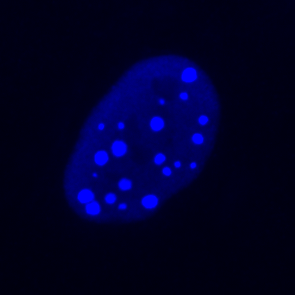
%> input picture ForTest/Example1.tif, 295 x 295 px; its folder holds only this picture in this run
$ octave RUN.m   (GNU Octave 9; MATLAB toolbox functions it lacks are replaced by stand-ins)
%> lines starting %> are read from the running program, lines starting %| are printed output that depends on the picture; in (x1, y1, x2, y2) boxes, pixels count from 0 and x2, y2 are one past the last pixel; in counts of white or black regions, pixels touching at a corner belong together; the program's own positions count from 1
### New_DLSFE.m
% Detect the ellipses that ajust the RC.
% INPUT:
%      NewImage: Gray image with the channel that marks the RC.
%      minimal_intensitive: Threshold computed fot this image.
% OUTPUT:
%      ellipse: Array of n rows in which each row contain the coefficients
%      of one ellipse in the form (A,B,CX,CY,Theta).
%-----------------
% Author: Yasel Garcés Suárez (88yasel@gmail.com)
%---------------------------------------------------------------------------------------------

function ellipse=New_DLSFE(NewImage,minimal_intensitive)

% Thresholding the image "NewImage"
In=NewImage>=minimal_intensitive;
% Convert the image to 8 bits. This step no is necessary, just we do for convenience to work
% with gray values in [0,255].
BW=NewImage.*uint8(In);
%.----------------------------

% Compute the connected components:
[Bo, ~]= bwboundaries(BW,8,'noholes');

% Delete the arcs with a number of points less than 5. This step not is necessary but
% if the arcs not have much information the algorithm DLSFE can generate numeric errors.
[Bo,~]=eliminate_arcs(Bo,5);

ellipse=[];
% For each arc adjust a ellipse with the algorithm DLSFE.
for i=1:length(Bo)
    CA=Bo{i};
    v = fit_ellipse_LSFE(CA(:,1), CA(:,2));
    if isempty(v)
        continue
    else
        ellipse(end+1,:)=v;
    end
end

### eliminate_arcs.m
% This function erase the arcs that contain less number of points than a value fixed.
% INPUT:
%       Bo: cell array that contains all the arcs.
%       num_point: minimal number of points (scalar value)
% OUTPUT:--------
%        Bo: New cell array with the arcs that have more elements than
%        num_points.
%-----------------
% Author: Yasel Garcés Suárez (88yasel@gmail.com)
%---------------------------------------------------------------------------------------------

function [Bo1,index_arc]=eliminate_arcs(Bo, num_point)

% Declarate the variables (empty)
Bo1=[];
index_arc=[];

% Filter all the arcs and if a arcs have more points than "num_point" save
% the arcs.
for t=1:length(Bo)
    if length(Bo{t})>=num_point
        Bo1{end+1}=Bo{t};
        index_arc(end+1)=length(Bo{t});
    end
end

### fit_ellipse_LSFE.m
% It adjust a ellipse to points in R2 using the algorithm Direct Least Square Fitting Ellipse (DLSFE).
% The algorithm was described here:
% R. Halir and J. Flusser. Numerically stable direct least-squares fitting of ellipses. In Sixth International Conference of Computer Graphics and Visualization, 1998.
% INPUT:
%     x,y: data points
% OUTPUT:
%     v: implicit form of the ellipse (a,b,cx,cy,theta).

function v = fit_ellipse_LSFE(x,y)

% Quadratic part of the design matrix
D1 = [x .^ 2, x .* y, y .^ 2];
% Linear part of the design matrix
D2 = [x, y, ones(size(x))];
% Quadratic part of the scatter matrix
S1 = D1' * D1;
% Combined part of the scatter matrix
S2 = D1' * D2;
% Linear part of the scatter matrix
S3 = D2' * D2;

if det(S3)==0
    v=[];
    return
end
% For getting a2 from a1
T = - inv(S3) * S2';
% Reduced scatter matrix
M = S1 + S2 * T;

% Premultiply by inverse matrix of C1
M = [M(3, :) ./ 2; - M(2, :); M(1, :) ./ 2];
% Solve eigensystem
[evec, ~] = eig(M);
% Evaluate a'Ca (here a' denote the transpose of a)
cond = 4 * evec(1, :) .* evec(3, :) - evec(2, :) .^ 2;
% Eigenvector for min. pos. eigenvalue
a1 = evec(:, cond > 0);
% Ellipse coefficients
coef = [a1; T * a1];

%% Transform the conic for the general form to the implicit form.
% All the coefficients have to be reals.
if ~isreal(coef) || isempty(coef)
    v=[];
    return
end

% Coefficients of the general form of the ellipse
A=coef(1); C=coef(3); B=coef(2);
D=coef(4); E=coef(5); F=coef(6);

% If exist the term xy (rectangle term) we rotate the coordinates axes.
if B~=0
    if A==C
        theta=pi/4;
    else
        % Conic orientation
        theta = atan2(B,A-C)/2 - sign(B)*pi/2;
    end
    % Obtain the scale parameter of the ellipse.
    ct = cos(theta);
    st = sin(theta);

    a = A*ct*ct + B*ct*st + C*st*st;
    c = A*st*st - B*ct*st + C*ct*ct;
    d = D*ct + E*st;
    e = -D*st + E*ct;
    f = F;
else
    % If don't exist the term "xy", the rotation not is necessary.
    a=A; c=C; d=D; e=E; f=F;
    theta=pi/2;
    ct = cos(theta);
    st = sin(theta);
end

% Estimate the coefficients of the implicit form of the ellipse.
T=((d^2)/(4*a)) + ((e^2)/(4*c)) - f;

ax = (-d/(2*a))*ct + (e/(2*c))*st;
by = (-d/(2*a))*st - (e/(2*c))*ct;
a=sqrt(T/a);
b=sqrt(T/c);

v=[a,b,ax,by,theta];


if v(2) > v(1),
    v = [b, a, v(3:4), v(end)+(pi/2)];
end

### elipse_data.m
% Compute the area, perimeter and eccentricity of n ellipses.
% INPUT:
%      ellipse: array Nx5 (set of n ellipses in the form [a b cx cy theta])
% OUTPUT:
%      Area, Perimeter and Eccentricity of the ellipses.
%-----------------
% Author: Yasel Garcés Suárez (88yasel@gmail.com)
%---------------------------------------------------------------------------------------------
function [Area,Perimeter,Eccentricity]=elipse_data(ellipse)

% Compute the area
Area=pi.*ellipse(:,1).*ellipse(:,2);
% Compute the perimeter
Perimeter=pi.*((3.*(ellipse(:,1)+ellipse(:,2))) - ...
    (sqrt((3.*ellipse(:,1)+ellipse(:,2)).*(ellipse(:,1)...
    +3.*ellipse(:,2)))));
% Compute the eccentricity
Eccentricity=sqrt(1-((ellipse(:,2).^2)./(ellipse(:,1).^2)));

### intesitive_ellipse.m
% Estimate the intensity of the area delimited by the ellipses in a image.
% INPUT:
%     I: Image in gray scale.
%     ellipse: a set of ellipses (matrix of Nx5).
% OUTPUT:
%      integral: Vector with the sum of all pixel intensity. Each element of the vector
%                represent an ellipse.
%     integralN: Vector with the sum of all pixel intensity divided by the number
%                of pixels inside the ellipse.
%       N_pixel: Vector with the numbers of pixels inside each ellipse.
%-----------------
% Author: Yasel Garcés Suárez (88yasel@gmail.com)
%---------------------------------------------------------------------------------------------

function [integral,integralN,N_pixel]=intesitive_ellipse(I,ellipse)

% Take the ubication of every pixel in the image
pixel=[];
colum=size(I,2);
for i=1:size(I,1)
    pixel=[pixel; [repmat(i,colum,1) (1:colum)']];
end

% Evaluate all pixels in each ellipse
for i=1:size(ellipse,1)
    % Extract the parameters of the ellipse
    a =ellipse(i,1);  b=ellipse(i,2);
    cx=ellipse(i,3); cy=ellipse(i,4);
    % Evaluate the coordinates of all pixels in the conic.
    t=(((pixel(:,1)-cx).^2)./(a^2)) + (((pixel(:,2)-cy).^2)./(b^2));

    % Find the points that are inside of the ellipse
    indica=t<1;
    impor_pixel=pixel(indica,:);

    % Take the pixels inside the conic in the image and compute the integral of
    % the intensity of those pixels.
    % Number of the pixels
    N_pixel(i)=sum(indica);
    % Intensity of the pixels inside the conic. This function return the information in
    % RGB format, the image are in gray scale, so, all three columns are the same.
    test=impixel(I,impor_pixel(:,1),impor_pixel(:,2));
    intensity=test(:,1);
    % Sum of all pixel intensity (integral intensity).
    integral(i)=sum(intensity);
    % Sum of the intensity divided by the number of pixels inside the ellipse.
    integralN(i)=integral(i)/N_pixel(i);
end

### draw_conic.m
% This function generate the points (and foci) of any conic (ellipse, parabola or hyperbola)
% INPUT:
% conica : Implicit form of the conic.
%   ellipse or hyperbola : [a b cx cy theta]
%   parabola : [p cx cy theta]
% w : Control parameter of the conic.
%     w < 1 : Elipse
%     w = 1 : Parabola
%     w > 1 : Hiperbola
% OUTPUT:
%     X,Y : Points of the conic.
%    Foci : Foci of the conic.

function [ X, Y, Foci ] = draw_conic( conica, w )

% Verify the parameters of the parabola
if w == 1 && size(conica, 2) ~= 4,
    error('The parabola input values are bad');
end
if w ~= 1 && size(conica, 2) ~= 5,
    error('The input values are bad');
end

if w == 1,
    p = conica(1);
    if p ~= 0,
        error('The parameter "p" of the parabola must be different to zero');
    end
end

% Verify the parameters of the ellipse and hyperbola
if w ~= 1,
    a = conica(1);
    b = conica(2);
    if a < 0 || b < 0,
        error('The parameters "a, b" of the ellipse or hyperbola must be higher of zero');
    end
end

% Extract the rotation angle of the conic
theta = conica(end);
% Extract the center of the conic
cx = conica(end-2);
cy = conica(end-1);

% Compute the sin and cos of the rotation angle.
se = sin(theta);
co = cos(theta);

% Transformation matrix
T = [co se; -se co];


if w < 1 % Ellipse case
    inc_x = -a: 0.1 :a;
    inc_y = sqrt( (b^2) * ( 1- ( inc_x./a ).^2) );

    inc_x = [inc_x inc_x(end:-1:1)];
    inc_y = [inc_y -inc_y(end:-1:1)];

elseif w > 1 % Hyperbola case
    inc_y = -(a+10): 0.1 :a+10;
    inc_x = sqrt( (a^2) * ( 1+ ( inc_y./b ).^2) );

elseif w == 1 % Parabola case
    inc_y = -(2*p+1): 0.1 :(2*p+1);
    inc_x = ( inc_y.^2 )./( 4*p );
    % Compute the foci of the parabola
    Foci = ([a 0]*T) + [cx cy];
end

% Rotation of the conic
x1 = inc_x.*co - inc_y.*se;
y1 = inc_x.*se + inc_y.*co;

% Translation of the conic
X = x1 + cx;
Y = y1 + cy;

if w == 1,
    return;
end
% Compute the foci for the ellipse or hyperbola.
if w < 1
    c = sqrt(a^2 - b^2);
elseif w > 1
    c = sqrt(a^2 + b^2);
end
Foci = [c 0; -c 0];
Foci = [Foci(1,:)*T + [cx cy]; Foci(2,:)*T + [cx cy]];

### RUN.m
% Principal scrip to read and process all images in one specifict hours
% post infection
% INPUT: Only it's necessary to specify the path for read all images.
% RESULTS: The results will be saved in a .csv file with a specific
%          structure.
%   Column 1: Number of the image
%   Column 2: Major semiaxis (A)
%   Column 3: Minor semiaxis (B)
%   Column 4 and 5: Center of the ellipse (cx,xy)
%   Column 6: Rotation angle of the ellipse.
%   Column 7: Area of the ellipse.
%   Column 8: Perimeter of the ellipse.
%   Column 9: Eccentricity  of the ellipse.
%   Column 10: Mean of the pixel intensitive inside the ellipse (normalize
%              integral)
%   Column 11: Sum of the pixels intensitive inside the ellipse (integral)
%   Column 12: Umbral intensity for the ellipses detection.
%   Column 13: Number of the ellipses detected.
%-----------------
% Author: Yasel Garcés Suárez (88yasel@gmail.com)
%---------------------------------------------------------------------------------------------

% CONTROL VARIABLES
% Path for the images
path = 'ForTest/';
% Type of the images
type='*.tif';
% Channel selection (red, green, blue)
channel='blue';

%---------------------------------------------------
% Read all the files in the directory
% Structu array with all the information about the files in "path".
files=dir(fullfile(path,type));
% Get only the names of the files.
files={files.name};
%---------------------------------------------------

% Declaration of the variables
Data=cell(length(files),1);
format shortg

% Load one by one image and do the processing
for i=1:length(files)
    % Read the image
    nameImg=files(i);
    image=imread(char(strcat(path,nameImg)));
%> image is the input picture: size 295x295x3 uint8; mean R, G, B 0, 0, 40.8

    % Channel selection
    if strcmp(channel,'blue')
        NewImage=image(:,:,3);
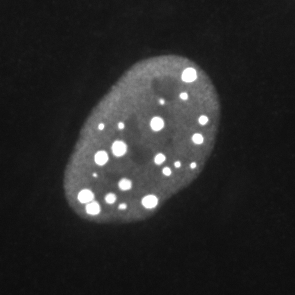
%> NewImage: size 295x295 uint8; min 13, max 255, mean 40.8
    elseif strcmp(channel,'green')
        NewImage=image(:,:,2);
    else
        NewImage=image(:,:,1);
    end

    % Compute the threshold
    media=min(mean(NewImage));
%> media = 17.92
    desviacion=max(std(double(NewImage)));
%> desviacion = 73.28
    MI=round(media+(2*desviacion));
%> MI = 164

    % Detection and adjusment of ellipses
    ellipse=New_DLSFE(NewImage,MI);
%> in New_DLSFE, `In=NewImage>=minimal_intensitive;`:
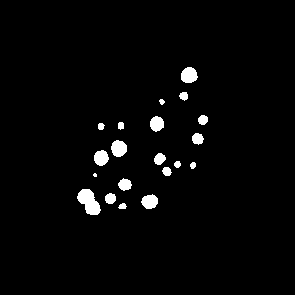
%> In: size 295x295 logical; 2.5% white; 20 white regions (1 under 20 px), largest, box (x1, y1, x2, y2) and area: (77, 189, 101, 215) 385, (181, 67, 198, 83) 213, (111, 140, 127, 157) 210
%> in New_DLSFE, `[Bo, ~]= bwboundaries(BW,8,'noholes');`: Bo = 20 boundaries; largest, box (x1, y1, x2, y2) and points: (77, 189, 101, 215) 71, (181, 67, 198, 83) 46, (111, 140, 127, 157) 45, (141, 194, 158, 209) 43, (94, 150, 109, 166) 42
%> the loop in eliminate_arcs, `for t=1:length(Bo)` made 20 passes
%> after the loop in eliminate_arcs, `for t=1:length(Bo)`: Bo1 = 20 items; index_arc = 20 values, max 71 at index 1, min 10 at index 2, mean 30.75
%> in New_DLSFE, `[Bo,~]=eliminate_arcs(Bo,5);`: Bo = 20 items
%> the loop in New_DLSFE, `for i=1:length(Bo)` made 20 passes
%> (S3 in fit_ellipse_LSFE, cond in fit_ellipse_LSFE, coef in fit_ellipse_LSFE, A in fit_ellipse_LSFE, C in fit_ellipse_LSFE, B in fit_ellipse_LSFE, D in fit_ellipse_LSFE, E in fit_ellipse_LSFE) on passes 1, 3: ([2925253 1291236 14399; 1291236 572996 6358; 14399 6358 71], [0.832 -1.58 -0.637], [0.433; -0.59; 0.681; -122.4; -2.56; 12439.1], 0.433, 0.681, -0.59, -122.4, -2.56), ([1053707 675486 6649; 675486 434559 4267; 6649 4267 42], [1.98 -1.67 -1.1], [-0.663; -0.0368; -0.747; 214; 158; -24962.3], -0.663, -0.747, -0.0368, 214, 158)
%> after the loop in New_DLSFE, `for i=1:length(Bo)`: ellipse = 20 rows, first 8: [14.67 7.63 202.3 89.45 0.586; 1.77 1.49 175.6 95.58 0.774; 7.41 6.94 158.5 101.8 2.94; 3.22 2.96 126.9 101.6 -0.149; 5.24 5.01 199.1 111 1.93; 7.95 7.54 149.1 119.5 0.223; 3.57 2.8 126.3 121.5 0.00968; 6.32 5.5 185.2 125.5 1.53]
    % If the algorithm dont find any ellipse continue with other image
    if isempty(ellipse)
        continue
    end
    % Compute the area, perimeter and eccentricity
    [Area,Perimeter,Eccentricity]=elipse_data(ellipse);
%> in elipse_data, `Area=pi.*ellipse(:,1).*ellipse(:,2);`: Area = 20 values, max 351.5 at index 1, min 8.28 at index 2, mean 96.48
%> in elipse_data, `Perimeter=pi.*((3.*(ellipse(:,1)+ellipse(:,2))) - (sqrt((3.*ellipse(:,..`: Perimeter = 20 values, max 71.81 at index 1, min 10.25 at index 2, mean 32.23
%> in elipse_data, `Eccentricity=sqrt(1-((ellipse(:,2).^2)./(ellipse(:,1).^2)));`: Eccentricity = 20 values, max 0.854 at index 1, min 0.291 at index 5, mean 0.474
    [integral integralN N_pixel]=intesitive_ellipse(NewImage,ellipse);
%> the loop in intesitive_ellipse, `for i=1:size(ellipse,1)` made 20 passes
%> (a, b, cx, cy) on passes 1, 3, 4, 5, 6, 7, 8, 9: (14.67, 7.63, 202.3, 89.45), (7.41, 6.94, 158.5, 101.8), (3.22, 2.96, 126.9, 101.6), (5.24, 5.01, 199.1, 111), (7.95, 7.54, 149.1, 119.5), (3.57, 2.8, 126.3, 121.5), (6.32, 5.5, 185.2, 125.5), (3.83, 2.54, 206.8, 123.2)

    % Take the number of the image
    % nameImg=char(nameImg);
    number=i;
    number=repmat(number,length(Area),1);

    % Save the results in a cell array
    Data{i}=[number, ellipse, Area, Perimeter, Eccentricity, ...
        integralN', integral', repmat(MI,1,length(Area))', ...
        repmat(length(Area),1,length(Area))'];

    % Plot the results
    figure
    imshow(image)
    hold on
    for j=1:size(ellipse,1)
        [X, Y, Foci] = draw_conic(ellipse(j,:), 0);
        plot(Y,X,'w','linewidth',2)
    end
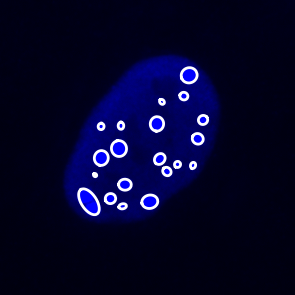
%> figure redrawn from the program's plot data
    % ----------------
end
% Store all data in only one dataset.
Data=cell2mat(Data);
% Save in a .csv
csvwrite('Test',Data);

$ run again, on ForTest/Example4.tif
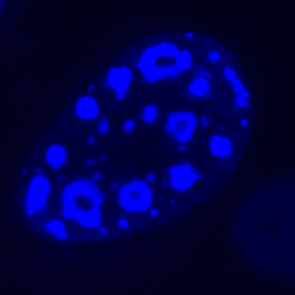
%> input picture ForTest/Example4.tif, 295 x 295 px
%> image is the input picture: size 295x295x3 uint8; mean R, G, B 0, 0, 70.4
%> media = 34.3
%> desviacion = 85.84
%> MI = 206
%> in New_DLSFE, `In=NewImage>=minimal_intensitive;`:
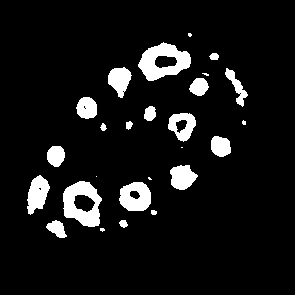
%> In: size 295x295 logical; 8.3% white; 26 white regions (7 under 20 px), largest, box (x1, y1, x2, y2) and area: (138, 42, 191, 81) 1151, (63, 181, 102, 227) 1095, (119, 182, 151, 211) 703
%> in New_DLSFE, `[Bo, ~]= bwboundaries(BW,8,'noholes');`: Bo = 26 boundaries; largest, box (x1, y1, x2, y2) and points: (138, 42, 191, 81) 130, (63, 181, 102, 227) 129, (27, 175, 50, 215) 93, (225, 68, 248, 107) 93, (119, 182, 151, 211) 91
%> the loop in eliminate_arcs, `for t=1:length(Bo)` made 26 passes
%> after the loop in eliminate_arcs, `for t=1:length(Bo)`: Bo1 = 24 items; index_arc = 24 values, max 130 at index 12, min 8 at index 14, mean 51.79
%> in New_DLSFE, `[Bo,~]=eliminate_arcs(Bo,5);`: Bo = 24 items
%> the loop in New_DLSFE, `for i=1:length(Bo)` made 24 passes
%> (S3 in fit_ellipse_LSFE, cond in fit_ellipse_LSFE, coef in fit_ellipse_LSFE, A in fit_ellipse_LSFE, C in fit_ellipse_LSFE, B in fit_ellipse_LSFE, D in fit_ellipse_LSFE, E in fit_ellipse_LSFE) on passes 1 to 2: ([3597199 680244 18257; 680244 135531 3479; 18257 3479 93], [0.816 -0.887 -0.91], [-0.273; -0.384; -0.882; 120.9; 142.2; -14395.9], -0.273, -0.882, -0.384, 120.9, 142.2), ([2847320 714907 12396; 714907 181341 3111; 12396 3111 54], [1.16 -1.44 -0.858], [-0.671; 0.517; -0.532; 278.1; -57.34; -30198], -0.671, -0.532, 0.517, 278.1, -57.34)
%> after the loop `for j=1:size(ellipse,1)`:
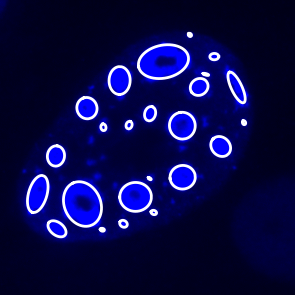
%> figure redrawn from the program's plot data

$ run again, on ForTest/Example5.tif
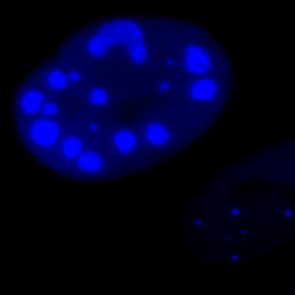
%> input picture ForTest/Example5.tif, 295 x 295 px
%> image is the input picture: size 295x295x3 uint8; mean R, G, B 0, 0, 37.3
%> media = 0
%> desviacion = 90.87
%> MI = 182
%> in New_DLSFE, `In=NewImage>=minimal_intensitive;`:
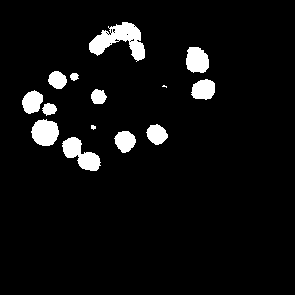
%> In: size 295x295 logical; 5.6% white; 14 white regions (2 under 20 px), largest, box (x1, y1, x2, y2) and area: (89, 22, 145, 62) 1078, (62, 137, 101, 171) 670, (31, 119, 59, 146) 578
%> in New_DLSFE, `[Bo, ~]= bwboundaries(BW,8,'noholes');`: Bo = 14 boundaries; largest, box (x1, y1, x2, y2) and points: (89, 22, 145, 62) 183, (62, 137, 101, 171) 119, (31, 119, 59, 146) 80, (186, 47, 209, 73) 77, (191, 79, 215, 100) 67
%> the loop in eliminate_arcs, `for t=1:length(Bo)` made 14 passes
%> after the loop in eliminate_arcs, `for t=1:length(Bo)`: Bo1 = 14 items; index_arc = [62 80 39 49 119 23 183 44 14 60 55 10 77 67]
%> in New_DLSFE, `[Bo,~]=eliminate_arcs(Bo,5);`: Bo = 14 items
%> the loop in New_DLSFE, `for i=1:length(Bo)` made 14 passes
%> (S3 in fit_ellipse_LSFE, cond in fit_ellipse_LSFE, coef in fit_ellipse_LSFE, A in fit_ellipse_LSFE, C in fit_ellipse_LSFE, B in fit_ellipse_LSFE, D in fit_ellipse_LSFE, E in fit_ellipse_LSFE) on passes 1 to 2: ([657819 208985 6369; 208985 70163 2039; 6369 2039 62], [1.76 -1.66 -1.04], [-0.606; -0.255; -0.753; 132.7; 75.7; -7978.8], -0.606, -0.753, -0.255, 132.7, 75.7), ([1416538 485208 10620; 485208 174001 3655; 10620 3655 80], [1.99 -1.37 -1.3], [-0.731; 0.0112; -0.682; 194.2; 60.86; -14197], -0.731, -0.682, 0.0112, 194.2, 60.86)
%> after the loop in New_DLSFE, `for i=1:length(Bo)`: ellipse = 14 rows, first 8: [11.52 9.24 102.5 32.88 2.62; 13.35 12.89 133.2 45.68 1.46; 6.78 5.52 109.7 49.88 1.64; 9.16 7.98 80.56 58.04 0.956; 20.2 9.2 154.9 81.51 0.899; 3.93 3.45 77.24 74.85 1.64; 23.37 16.71 44.09 120 1.58; 7.36 7.02 97.35 99.08 1.01]
%> in elipse_data, `Area=pi.*ellipse(:,1).*ellipse(:,2);`: Area = [334.3; 540.3; 117.7; 229.5; 584.2; 42.59; 1227.4; 162.5; 12.97; 318; 294.9; 4.59; 452.1; 361.5]
%> in elipse_data, `Perimeter=pi.*((3.*(ellipse(:,1)+ellipse(:,2))) - (sqrt((3.*ellipse(:,..`: Perimeter = [65.4; 82.42; 38.77; 53.89; 95.64; 23.21; 126.8; 45.21; 12.91; 63.24; 61.13; 8.97; 75.92; 68.04]
%> in elipse_data, `Eccentricity=sqrt(1-((ellipse(:,2).^2)./(ellipse(:,1).^2)));`: Eccentricity = [0.597; 0.261; 0.58; 0.492; 0.89; 0.475; 0.699; 0.3; 0.625; 0.3; 0.51; 0.927; 0.571; 0.602]
%> the loop in intesitive_ellipse, `for i=1:size(ellipse,1)` made 14 passes
%> (a, b, cx, cy) on passes 1 to 8: (11.52, 9.24, 102.5, 32.88), (13.35, 12.89, 133.2, 45.68), (6.78, 5.52, 109.7, 49.88), (9.16, 7.98, 80.56, 58.04), (20.2, 9.2, 154.9, 81.51), (3.93, 3.45, 77.24, 74.85), (23.37, 16.71, 44.09, 120), (7.36, 7.02, 97.35, 99.08)
%> after the loop in intesitive_ellipse, `for i=1:size(ellipse,1)`: N_pixel = [334 543 118 227 584 43 1226 160 12 320 300 4 454 363]; integral = [52365 99584 16241 19142 46770 8045 223087 35765 790 31085 25139 1020 0 0]; integralN = [156.8 183.4 137.6 84.33 80.09 187.1 182 223.5 65.83 97.14 83.8 255 0 0]
%> the loop `for j=1:size(ellipse,1)` made 14 passes
%> (a in draw_conic, b in draw_conic, theta in draw_conic, cx in draw_conic, cy in draw_conic, se in draw_conic, co in draw_conic, T in draw_conic) on passes 1 to 5: (11.52, 9.24, 2.62, 102.5, 32.88, 0.501, -0.866, [-0.866 0.501; -0.501 -0.866]), (13.35, 12.89, 1.46, 133.2, 45.68, 0.994, 0.113, [0.113 0.994; -0.994 0.113]), (6.78, 5.52, 1.64, 109.7, 49.88, 0.998, -0.0659, [-0.0659 0.998; -0.998 -0.0659]), (9.16, 7.98, 0.956, 80.56, 58.04, 0.817, 0.576, [0.576 0.817; -0.817 0.576]), (20.2, 9.2, 0.899, 154.9, 81.51, 0.783, 0.623, [0.623 0.783; -0.783 0.623])
%> after the loop `for j=1:size(ellipse,1)`:
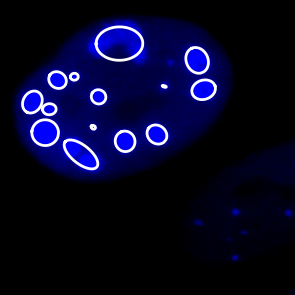
%> figure redrawn from the program's plot data
